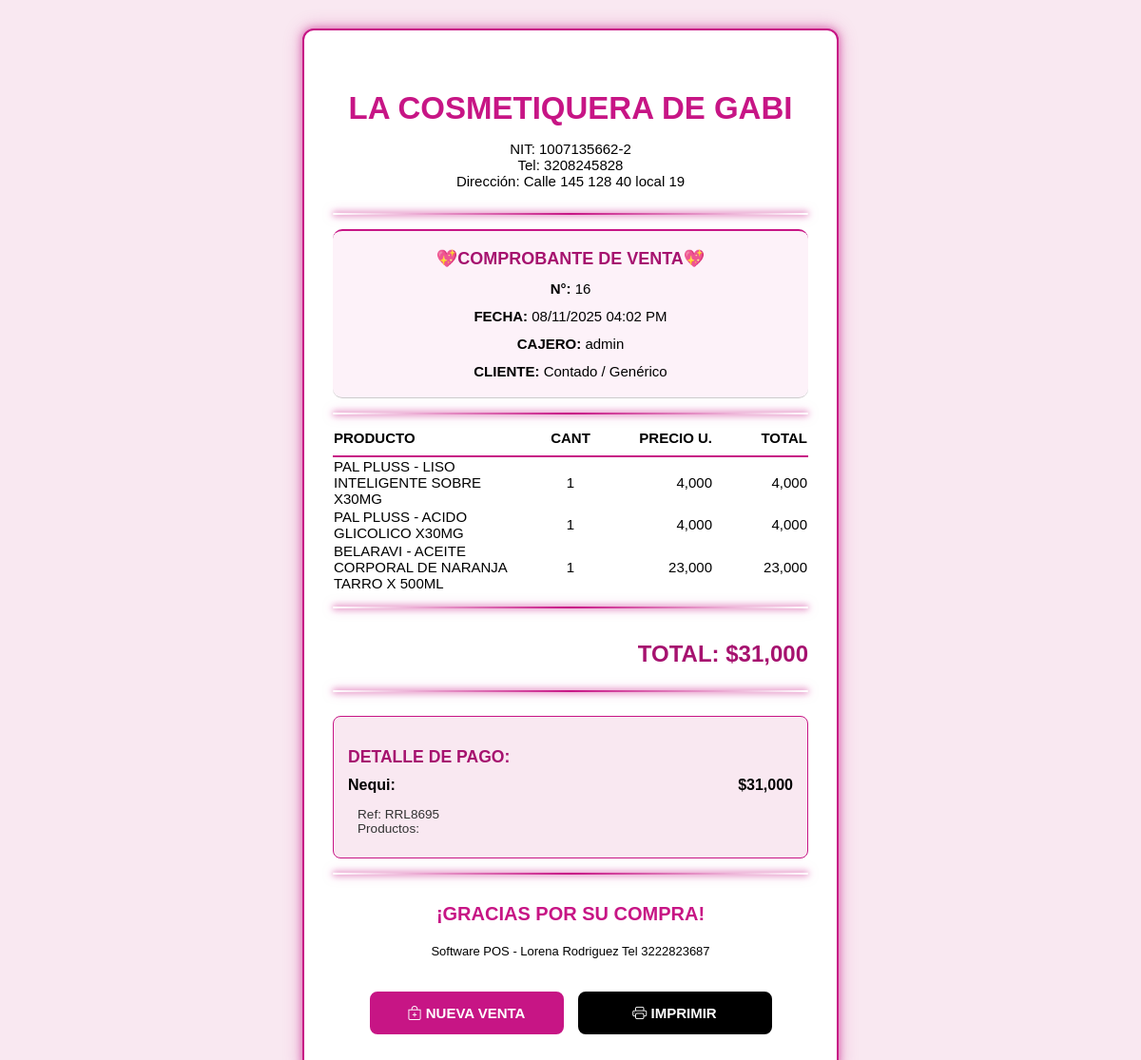
Page /ventas/comprobante/16 (signed in) on the committed database.
### app.py (models this page shows, shortened)
class Venta(db.Model):
    id = db.Column(db.Integer, primary_key=True)
    fecha = db.Column(db.DateTime, default=datetime.utcnow)
    total = db.Column(db.Float)
    usuario_id = db.Column(db.Integer, db.ForeignKey('usuario.id'))
    cliente_id = db.Column(db.Integer, db.ForeignKey('cliente.id'))
    tipo_pago = db.Column(db.String(50))
    detalle_pago = db.Column(db.Text)
    vendedor = db.relationship('Usuario', backref='ventas_realizadas', lazy=True)

class Usuario(UserMixin, db.Model):
    id = db.Column(db.Integer, primary_key=True)
    username = db.Column(db.String(100), unique=True, nullable=False)
    nombre = db.Column(db.String(100), nullable=False)
    apellido = db.Column(db.String(100), nullable=False)
    cedula = db.Column(db.String(20), unique=True, nullable=False)
    rol = db.Column(db.String(50), default='Vendedora')
    password_hash = db.Column(db.String(200))

class VentaDetalle(db.Model):
    id = db.Column(db.Integer, primary_key=True)
    venta_id = db.Column(db.Integer, db.ForeignKey('venta.id'))
    producto_id = db.Column(db.Integer, db.ForeignKey('producto.id'))
    cantidad = db.Column(db.Integer)
    precio_unitario = db.Column(db.Float)
    subtotal = db.Column(db.Float)
    producto = db.relationship('Producto', backref='detalles_venta', lazy=True)

class Producto(db.Model):
    id = db.Column(db.Integer, primary_key=True)
    codigo = db.Column(db.String(100), unique=True, nullable=True)
    nombre = db.Column(db.String(100), nullable=False)
    descripcion = db.Column(db.String(255))
    cantidad = db.Column(db.Integer, default=0)
    valor_venta = db.Column(db.Float)
    valor_interno = db.Column(db.Float)
    stock_minimo = db.Column(db.Integer, default=5)

### app.py (the view)
@app.route('/ventas/comprobante/<int:venta_id>')
@login_required
def imprimir_comprobante(venta_id):
    venta = Venta.query.get_or_404(venta_id)
    fecha_local = venta.fecha - timedelta(hours=5)
    detalles = VentaDetalle.query.filter_by(venta_id=venta_id).all()
    detalles_agrupados = defaultdict(lambda: {'cantidad': 0, 'subtotal': 0.0, 'precio_unitario': 0.0, 'producto': None})
    for d in detalles:
        pid = d.producto_id
        detalles_agrupados[pid]['cantidad'] += d.cantidad
        detalles_agrupados[pid]['subtotal'] += d.subtotal
        if detalles_agrupados[pid]['producto'] is None:
            detalles_agrupados[pid]['producto'] = d.producto
            detalles_agrupados[pid]['precio_unitario'] = d.precio_unitario
    detalles_finales = list(detalles_agrupados.values())
    pagos_normalizados = {}
    try:
        detalle_pago_dict = json.loads(venta.detalle_pago) if venta.detalle_pago else {}
        ref_cod = detalle_pago_dict.get('Ref_Codigo', '')
        ref_fecha = detalle_pago_dict.get('Ref_Fecha', '')
        for k, v in detalle_pago_dict.items():
            if k not in ['Ref_Codigo', 'Ref_Fecha'] and (isinstance(v, (int, float)) and v > 0):
                if k in ['Nequi', 'Transferencia', 'Daviplata', 'Tarjeta/Bold']:
                    pagos_normalizados[k] = {'monto': v, 'cod': ref_cod, 'fecha': ref_fecha}
                else:
                    pagos_normalizados[k] = {'monto': v, 'cod': '', 'fecha': ''}
    except Exception as e:
        print(f"Error normalizando detalle_pago para Venta ID {venta.id}: {e}")
        pagos_normalizados = {}
    return render_template(
        'comprobante.html',
        venta=venta,
        detalles=detalles_finales,
        pagos=pagos_normalizados,
        fecha_local=fecha_local
    )

### app.py (called while the page is built)
@app.context_processor
def inject_now():
    return {'now': datetime.now()}

@app.context_processor
def inject_global_data():
    return dict(timedelta=timedelta)

@login_manager.user_loader
def load_user(user_id):
    return Usuario.query.get(int(user_id))

### templates/comprobante.html (shortened to what this page needs)
<!DOCTYPE html>
<html lang="es">
<head>
    <link href="https://cdn.jsdelivr.net/npm/bootstrap-icons@1.10.5/font/bootstrap-icons.css" rel="stylesheet">
</head>
<body>
    <div class="main-wrapper">
        <div class="container">
            <div class="header">
                <h3>LA COSMETIQUERA DE GABI</h3>
                <p>NIT: 1007135662-2<br>Tel: 3208245828<br>Dirección: Calle 145 128 40 local 19</p>
            </div>
            <div class="divider"></div>
            <div class="info-details">
                <p style="font-weight: bold; font-size: 18px; color: var(--magenta-dark);">💖COMPROBANTE DE VENTA💖</p>
                <p><strong>N°:</strong> {{ venta.id }}</p>
                <p><strong>FECHA:</strong> {{ fecha_local.strftime('%d/%m/%Y %I:%M %p') }} </p>
                <p><strong>CAJERO:</strong> {{ venta.vendedor.username }}</p>
                <p><strong>CLIENTE:</strong>
                    {% if venta.comprador and venta.comprador.nombre != 'Contado / Genérico' %}
                        {{ venta.comprador.nombre }}
                    {% else %}
                        Contado / Genérico
                    {% endif %}
                </p>
            </div>
            <div class="divider"></div>
            <table class="item-list" style="width: 100%; border-collapse: collapse;">
                <thead>
                    <tr>
                        <th style="width: 40%; text-align: left;">PRODUCTO</th>
                        <th style="width: 20%; text-align: center;">CANT</th>
                        <th style="width: 20%; text-align: right;">PRECIO U.</th>
                        <th style="width: 20%; text-align: right;">TOTAL</th>
                    </tr>
                </thead>
                <tbody>
                    {% for detalle in detalles %}
                    <tr>
                        <td style="text-align: left;">{{ detalle.producto.nombre }} - {{ detalle.producto.descripcion }}</td>
                        <td style="text-align: center;">{{ detalle.cantidad }}</td>
                        <td style="text-align: right;">{{ "{:,.0f}".format(detalle.precio_unitario) }}</td>
                        <td style="text-align: right;">{{ "{:,.0f}".format(detalle.subtotal) }}</td>
                    </tr>
                    {% endfor %}
                </tbody>
            </table>
            <div class="divider"></div>
            <div class="summary">
                <p>TOTAL: ${{ "{:,.0f}".format(venta.total) }}</p>
            </div>
            <div class="divider"></div>
            <div class="payment-details">
                <p class="title">DETALLE DE PAGO:</p>
                {% for metodo, detalle in pagos.items() %}
                    {% if detalle.monto > 0 %}
                        <div class="pago-item">
                            <span>{{ metodo }}:</span>
                            <span>${{ "{:,.0f}".format(detalle.monto) }}</span>
                        </div>
                        {% if detalle.cod %}
                            <p class="pago-ref">
                                Ref: {{ detalle.cod }}<br>
                                Productos:
                            </p>
                        {% else %}
                            <div style="height: 8px;"></div>
                        {% endif %}
                    {% endif %}
                {% else %}
                    <p>No se registraron detalles de pago.</p>
                {% endfor %}
            </div>
            <div class="divider"></div>
            <div class="footer" style="margin-top: 30px; text-align:center;">
                <p style="color: var(--magenta); font-size: 20px; font-weight: 800;">¡GRACIAS POR SU COMPRA!</p>
                <p style="font-size: 13px; color: #000;">Software POS - Lorena Rodriguez
                    Tel 3222823687
                </p>
            </div>
        </div>
        <div class="no-print">
            <a href="{{ url_for('nueva_venta') }}" class="action-btn btn-new-sale"><i class="bi bi-bag-plus"></i> NUEVA VENTA</a>
            <a onclick="window.print()" class="action-btn btn-print"><i class="bi bi-printer"></i> IMPRIMIR</a>
        </div>
    </div>
</body>
</html>

### templates/comprobante.html (style rules this page uses)
:root { --magenta: #c71585; --magenta-dark: #a6126f; --negro: #000000; --blanco: #FFFFFF; --fondo-recibo: #f9e8f1; --fondo-info: #fdf2f9; }
body { margin: 0; padding: 0; font-family: 'Arial', sans-serif; font-size: 15px; background-color: var(--fondo-recibo); }
.main-wrapper { max-width: 500px; margin: 30px auto; padding: 30px; background-color: var(--blanco); border: 2px solid var(--magenta); border-radius: 12px; box-shadow: 0 0 10px rgba(199, 21, 133, 0.6), 0 0 20px rgba(199, 21, 133, 0.3); position: relative; }
.container { width: 100%; margin: 0 auto; padding: 0; }
.header { text-align: center; margin-bottom: 25px; }
.header h3 { color: var(--magenta); font-size: 2.2em; margin-bottom: 5px; font-weight: 800; }
.divider { height: 2px; background: linear-gradient(90deg, rgba(199,21,133,0) 0%, var(--magenta) 50%, rgba(199,21,133,0) 100%); box-shadow: 0 0 6px var(--magenta), 0 0 12px rgba(199,21,133,0.5); border-radius: 50px; margin: 15px 0; }
.info-details { border-top: 2px solid var(--magenta); border-bottom: 1px solid #ccc; padding: 10px 0; margin-bottom: 15px; line-height: 1.6; background-color: var(--fondo-info); border-radius: 10px; text-align: center; }
.info-details p { margin: 5px 0; color: var(--negro); }
.item-list thead th { border-bottom: 2px solid var(--magenta); padding-bottom: 10px; color: var(--negro); font-weight: 600; }
.summary { margin-top: 20px; text-align: right; }
.summary p { font-size: 24px !important; color: var(--magenta-dark); font-weight: 800; padding-top: 10px; }
.payment-details { margin-top: 25px; padding: 15px; background-color: var(--fondo-recibo); border-radius: 8px; border: 1px solid var(--magenta); }
.payment-details p.title { color: var(--magenta-dark); font-weight: 700; margin-bottom: 10px; font-size: 1.1rem; }
.payment-details .pago-item { display: flex; justify-content: space-between; font-weight: bold; font-size: 1rem; }
.payment-details .pago-ref { font-size: 0.85rem; color: #333; padding-left: 10px; margin-bottom: 8px; }
.footer p:first-child { color: var(--magenta); font-size: 20px; font-weight: 800; }
.no-print { display: flex; justify-content: center; gap: 15px; margin-top: 25px; padding: 10px 0; flex-wrap: wrap; }
.action-btn { display: inline-block; width: auto; min-width: 150px; padding: 12px 25px; text-decoration: none; font-size: 15px; font-weight: bold; border-radius: 8px; cursor: pointer; transition: background-color 0.2s; text-align: center; text-transform: uppercase; }
.btn-new-sale { background-color: var(--magenta); color: white; border: 2px solid var(--magenta); }
.btn-print { background-color: var(--negro); color: white; border: 2px solid var(--negro); }

### rows in the picture
Venta: id "16", total "31,000", tipo_pago "Nequi", monto "31,000", cod "RRL8695"
Usuario: vendedor.username "admin"
VentaDetalle: producto.nombre "PAL PLUSS", producto.descripcion "LISO INTELIGENTE SOBRE X30MG", cantidad "1", precio_unitario "4,000", subtotal "4,000"
VentaDetalle: producto.nombre "PAL PLUSS", producto.descripcion "ACIDO GLICOLICO X30MG", cantidad "1", precio_unitario "4,000", subtotal "4,000"
VentaDetalle: producto.nombre "BELARAVI", producto.descripcion "ACEITE CORPORAL DE NARANJA TARRO X 500ML", cantidad "1", precio_unitario "23,000", subtotal "23,000"

### other values in the picture
{{ fecha_local.strftime('%d/%m/%Y %I:%M %p') }} "08/11/2025 04:02 PM"
